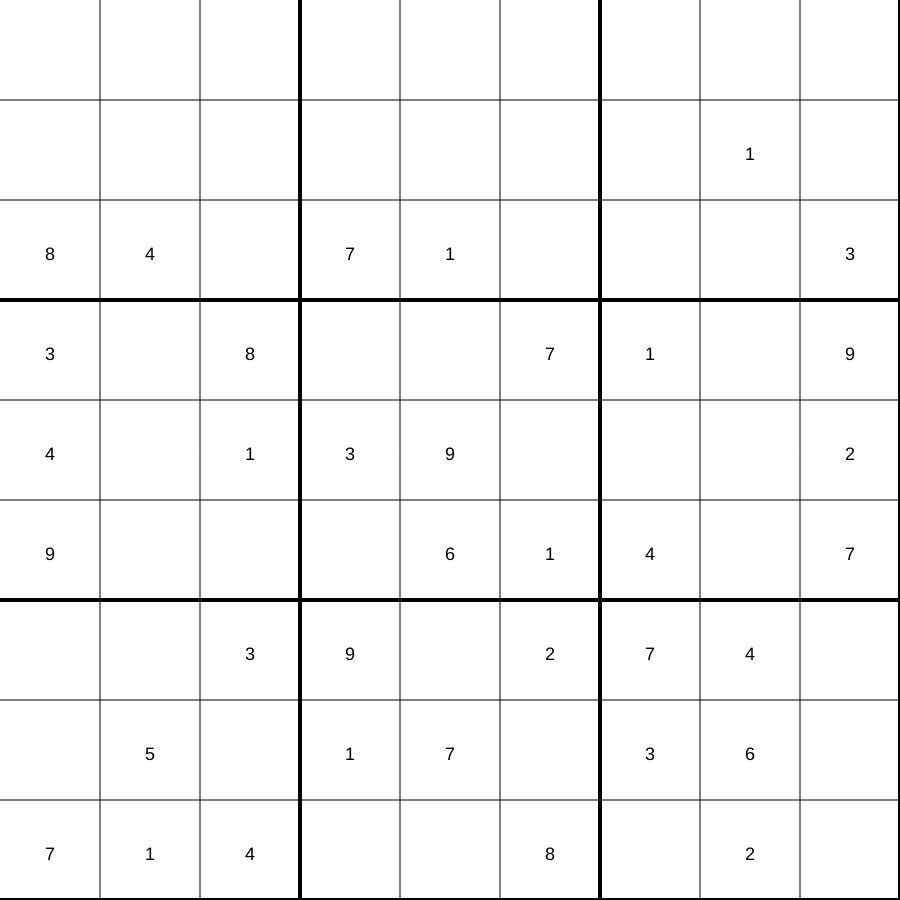
Frame 1 (no input)
Frame 60 (no input): identical to frame 1, image omitted
Frame 120 (the mouse pressed at the canvas centre since frame 60): identical to frame 1, image omitted

The p5.js sketch that drew this single still picture (run headless with seeded random() and noise() and a simulated clock; from frame 60 on, the mouse is pressed at the canvas centre):

// p5.js sketch
// ── sketch.js
//var puzzle = "6.......7....9..2.3.1..259.8....7.13....8....76.3....8.782..1.6.5..3....2.......9";

var puzzle = ".9...3274.3724..1.84.71...33.8..71.94.139...29...614.7..39.274..5.17.36.714..8.2.";//solvable on elimination only
var puzzle = "................1.84.71...33.8..71.94.139...29...614.7..39.274..5.17.36.714..8.2.";//reduced version, gets stuck on elimination only

//var puzzle = "....23.....4...1...5..84.9...1.7.9.2.93..6.......1.76..........8.......4.6....587";
var grid = [];
var current;
var step;
var solve;
var debug;
var stuck;
var cnt;

var BoxType = function () {
    this.nums = [1, 2, 3, 4, 5, 6, 7, 8, 9];
}

function setBox(index, val) {
    grid[index].nums = [];
    grid[index].nums.push(int(val));
}

function drawGrid() {
    background(255);
    var spacing = width / 9;
    if (debug.checked()) {
        fill(255, 0, 0);
        rect((current % 9) * spacing, floor(current / 9) * spacing, spacing, spacing);
    }
    for (var i = 0; i < 9; i++) {
        if (i % 3 == 2) {
            strokeWeight(4);
        } else {
            strokeWeight(1);
        }
        line(0, (i + 1) * spacing, width, (i + 1) * spacing);
        line((i + 1) * spacing, 0, (i + 1) * spacing, width);
        
        for (var j = 0; j < 9; j++) {
            if (grid[i + j * 9].nums.length == 1) {
                if (debug.checked()) {
                    fill(0, 255, 0);
                    strokeWeight(1);
                    rect(i * spacing + 5, j * spacing + 5, spacing - 10, spacing - 10);
                }
                fill(0);
                text(grid[i + j * 9].nums[0], i * spacing + spacing*.45, j * spacing + spacing*.6);
            } else {
                if (debug.checked()) {
                    for (var x = 0; x < grid[i + j * 9].nums.length; x++) {
                        fill(0);
                        text(grid[i + j * 9].nums[x], i * spacing + ((x % 3) * spacing / 4) + spacing*.15, j * spacing + (floor(x / 3) * spacing / 4)+ spacing*.35);
                    }
                }
            }
        }
    }
}
function deepCopy(obj) {
    if (Object.prototype.toString.call(obj) === '[object Array]') {
        var out = [], i = 0, len = obj.length;
        for ( ; i < len; i++ ) {
            out[i] = arguments.callee(obj[i]);
        }
        return out;
    }
    if (typeof obj === 'object') {
        var out = {}, i;
        for ( i in obj ) {
            out[i] = arguments.callee(obj[i]);
        }
        return out;
    }
    return obj;
}

function solveGrid(j) {
    
    stuck = 0;
    while (!checkFinished() && stuck < 5) {
        simplify();
    }
    console.log("Preliminary simplify done !");
    if(stuck>4){
        console.log("didn't succed with preliminary simplify, ");
        stuck=0;
        var i=0;
        if(j==0)i++;
        while(grid[i++].nums.length==1);
        i--;
        if(j==undefined)j=grid[i].nums.length-1;
        console.log("testing with setting grid["+i+"]="+grid[i].nums[j]+" ("+j+" index)");
        var oldgrid=deepCopy(grid);
        setBox(i,grid[i].nums[j--]);
        while (!checkFinished() && stuck < 5) {
            simplify();
        }
        if(checkFinished()){
            console.log("finished !")
            drawGrid();
        }else if(checkErrors()){
            console.log("wrong hypothesis, rolling back !")
            grid=oldgrid;
            drawGrid();
            solveGrid(j-1);
            
        }else{
            console.log("adding another hypothesis !");
            solveGrid();
        }
    }else{
        console.log("finished !")
        drawGrid();
    }
}

function checkFinished() {
    var finished = true;
    var i = 0;
    while (i < 81 && finished) {
        if (grid[i].nums.length > 1) {
            finished = false;
        }
        i++;
    }
    return finished;
}

function checkErrors(){
    var errcnt=0;
    for (var i = 0; i < 9; i++) {//col check
        cnt=[0,0,0,0,0,0,0,0,0];
        for (var j = 0; j < 9; j++) {
            for (var k = 1; k < 10; k++) {
                if(grid[j*9+i].nums.indexOf(k)!=-1){
                    cnt[k-1]++;
                }
            }
        }
        if(cnt.filter(n => n!=1).length){
            console.log("error on col " +(i+1)+" : "+cnt);
            errcnt++;
        }
    }
    for (var i = 0; i < 9; i++) {//row check
        cnt=[0,0,0,0,0,0,0,0,0];
        for (var j = 0; j < 9; j++) {
            for (var k = 1; k < 10; k++) {
                if(grid[j+i*9].nums.indexOf(k)!=-1){
                    cnt[k-1]++;
                }
            }
        }
        if(cnt.filter(n => n!=1).length){
            console.log("error on row " +(i+1)+" : "+cnt);
            errcnt++;
        }
    }
    for (var i = 0; i < 9; i++) {//square check
        cnt=[0,0,0,0,0,0,0,0,0];
        for (var j = 0; j < 9; j++) {
            for (var k = 1; k < 10; k++) {
                if(grid[j%3+9*floor(j/3)+floor(i/3)*3+(i%3)*27].nums.indexOf(k)!=-1){
                    cnt[k-1]++;
                }
            }
        }
        if(cnt.filter(n => n!=1).length) {
            console.log("error on square " +(i%3+1)+","+(floor(i/3)+1)+" : "+cnt);
            errcnt++;
        }
    }
    console.log("Found "+errcnt+" errors !");
    return errcnt;
}

function checkNeighbors(index,x){
    for(var i = 1; i < 10; i++){
        if (grid[index].nums.length == 1 && index != x) {
            if((grid[x].nums.indexOf(i)!=-1) && grid[index].nums[0]==i){
                grid[x].nums.splice(grid[x].nums.indexOf(i),1);
            }
        }
        if(grid[index].nums.indexOf(i)!=-1){
            cnt[i-1]++;
        }
    }
}

function checkRow(x) {
    cnt=[0,0,0,0,0,0,0,0,0];
    for (var j = 0; j < 9; j++) {
        var index = floor(x / 9) * 9 + j;
        checkNeighbors(index,x);
    }
    for(var i=0;i<9;i++){
        if(cnt[i]==1){
            for (var j = 0; j < 9; j++) {
                var index = floor(x / 9) * 9 + j;
                if(grid[index].nums.indexOf(i+1)!=-1){
                    setBox(index,i+1);
                }
            }
        }
    }
}

function checkCol(x) {
    cnt=[0,0,0,0,0,0,0,0,0];
    for (var j = 0; j < 9; j++) {
        var index = (x % 9) + j * 9;
        checkNeighbors(index,x);
    }
    for(var i=0;i<9;i++){
        if(cnt[i]==1){
            for (var j = 0; j < 9; j++) {
                var index = (x % 9) + j * 9;
                if(grid[index].nums.indexOf(i+1)!=-1){
                    setBox(index,i+1);
                }
            }
        }
    }
}

function checkSquare(x) {
    cnt=[0,0,0,0,0,0,0,0,0];
    for (var j = 0; j < 3; j++) {
        for (var k = 0; k < 3; k++) {
            var index = 3 * floor((x % 9) / 3) + 27 * floor(x / 27) + j + k * 9;
            /*var twin1 = [];
            *			var twin2 = [];
            *			var twin3 = [];
            *			for(c=0;c<3;c++){
            *				for(i=0;i<3;i++){
            *					
        }
        
        }
        //for 3 cols
        // compute common numbers for each
        // for each nb in col, if != to nb in other col,
        // remove nb from other nbs in whole col
        */
            checkNeighbors(index,x,i);
        }
    }
    for(var i=0;i<9;i++){
        if(cnt[i]==1){
            for (var j = 0; j < 3; j++) {
                for (var k = 0; k < 3; k++) {
                    var index = 3 * floor((x / 3) % 3) + 27 * floor(x / 27) + j + k * 9;
                    if(grid[index].nums.indexOf(i+1)!=-1){
                        setBox(index,i+1);
                    }
                }
            }
        }
    }
}

function simplify() {
    if (checkFinished()) {
        console.log("finished !");
    } else {
        if (current >= 81) {
            current = 0;
            console.log("seems stuck...");
            stuck++;
        } else {
            if (grid[current].nums.length == 1) {
                current++;
            } else {
                checkSquare(current);
                checkRow(current);
                checkCol(current);
                if (grid[current].nums.length == 1) {
                    current = 0;
                    console.log("restarting");
                } else {
                    current++;
                }
            }
        }
        if (debug.checked()) {
            drawGrid();
        }
    }
}

function populateGrid() {
    for (var i = 0; i < 81; i++) {
        grid[i] = new BoxType();
        if (puzzle[i] > 0) {
            setBox(i, puzzle[i]);
        }
    }
}

function setup() {
    createCanvas(windowHeight*.9, windowHeight*.9);
    background(200);
    textSize(18);
    step = createButton("step");
    step.mousePressed(simplify);
    
    solve = createButton("solve!");
    solve.mousePressed(solveGrid);
    
    debug = createCheckbox("Enable debugging", false);
    debug.changed(drawGrid);
    
    current = 0;
    stuck = 0;
    
    populateGrid();
    console.log(grid);
    drawGrid();
}

function draw() {
}
